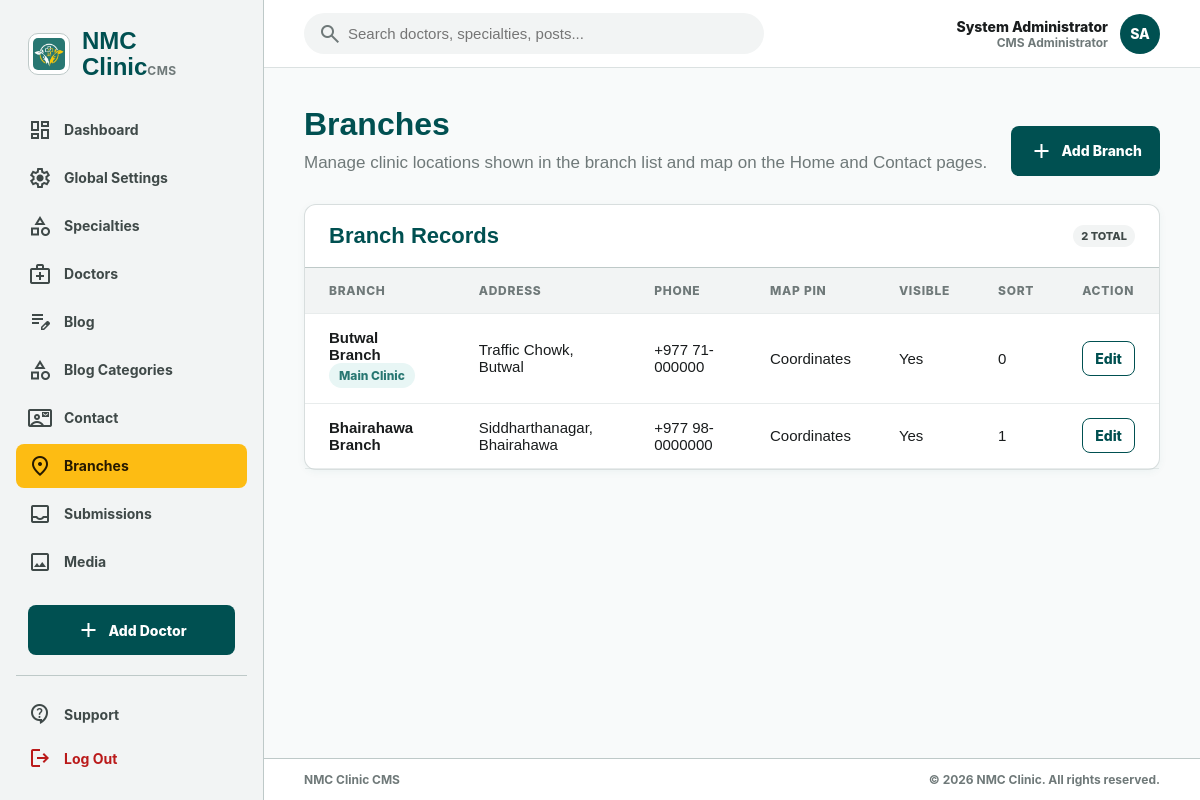
The page /cms/branches.php (signed in) on the database its author committed.
### tables this page shows
CREATE TABLE cms_admin_users (
  id BIGINT UNSIGNED AUTO_INCREMENT PRIMARY KEY,
  full_name VARCHAR(150) NOT NULL,
  email VARCHAR(191) NOT NULL,
  password_hash VARCHAR(255) NOT NULL,
  status ENUM('active', 'disabled') NOT NULL DEFAULT 'active',
  last_login_at DATETIME NULL,
  created_at DATETIME NOT NULL DEFAULT CURRENT_TIMESTAMP,
  updated_at DATETIME NOT NULL DEFAULT CURRENT_TIMESTAMP ON UPDATE CURRENT_TIMESTAMP,
  UNIQUE KEY uq_cms_admin_users_email (email),
  KEY idx_cms_admin_users_status (status)
);

CREATE TABLE clinic_branches (
  id BIGINT UNSIGNED AUTO_INCREMENT PRIMARY KEY,
  slug VARCHAR(191) NOT NULL,
  name VARCHAR(150) NOT NULL,
  tag_label VARCHAR(60) NULL,
  address_line VARCHAR(255) NOT NULL,
  city VARCHAR(100) NOT NULL,
  district VARCHAR(100) NULL,
  country VARCHAR(100) NOT NULL DEFAULT 'Nepal',
  phone VARCHAR(30) NULL,
  email VARCHAR(191) NULL,
  hours_note VARCHAR(255) NULL,
  latitude DECIMAL(10,7) NULL,
  longitude DECIMAL(10,7) NULL,
  map_zoom TINYINT UNSIGNED NOT NULL DEFAULT 15,
  is_primary TINYINT(1) NOT NULL DEFAULT 0,
  is_visible TINYINT(1) NOT NULL DEFAULT 1,
  sort_order INT UNSIGNED NOT NULL DEFAULT 0,
  created_at DATETIME NOT NULL DEFAULT CURRENT_TIMESTAMP,
  updated_at DATETIME NOT NULL DEFAULT CURRENT_TIMESTAMP ON UPDATE CURRENT_TIMESTAMP,
  deleted_at DATETIME NULL,
  UNIQUE KEY uq_clinic_branches_slug (slug),
  KEY idx_clinic_branches_public_order (is_visible, sort_order)
);

### cms/includes/auth.php (called while the page is built, shortened)
<?php
require_once __DIR__ . '/../config/database.php';
function start_cms_session(): void
{
    $scriptDir = str_replace('\\', '/', dirname((string) ($_SERVER['SCRIPT_NAME'] ?? '')));
    if (preg_match('#^(.*?/cms)(?:/|$)#i', $scriptDir, $matches)) {
        $cmsPath = $matches[1];
    } else {
        $cmsPath = ($scriptDir === '/' || $scriptDir === '.' || $scriptDir === '') ? '/' : rtrim($scriptDir, '/');
    }
    $isHttps = (!empty($_SERVER['HTTPS']) && $_SERVER['HTTPS'] !== 'off')
        || (isset($_SERVER['HTTP_X_FORWARDED_PROTO']) && strtolower((string) $_SERVER['HTTP_X_FORWARDED_PROTO']) === 'https');
}
function e(string $value): string
{
    return htmlspecialchars($value, ENT_QUOTES | ENT_SUBSTITUTE, 'UTF-8');
}
function current_admin(): ?array
{
    $stmt = db()->prepare("SELECT id, full_name, email, status FROM cms_admin_users WHERE id = :id AND status = 'active' LIMIT 1");
    $stmt->execute([':id' => (int) $_SESSION['admin_id']]);
    $admin = $stmt->fetch();
    return $admin ?: null;
}
function require_admin(): array
{
    $admin = current_admin();
    return $admin;
}

### cms/config/database.php (called while the page is built, shortened)
<?php
function db(): PDO
{
    static $pdo = null;
    if ($pdo instanceof PDO) {
        return $pdo;
    }
    $getVal = static function (string $key, string $default): string {
        $val = getenv($key);
        if ($val !== false && $val !== '') {
            return (string) $val;
        }
        if (isset($_ENV[$key]) && $_ENV[$key] !== '') {
            return (string) $_ENV[$key];
        }
        if (isset($_SERVER[$key]) && $_SERVER[$key] !== '') {
            return (string) $_SERVER[$key];
        }
        return $default;
    };
    $host = $getVal('NMC_DB_HOST', 'localhost');
    $name = $getVal('NMC_DB_NAME', 'clinic');
    $user = $getVal('NMC_DB_USER', 'root');
    $pass = $getVal('NMC_DB_PASS', '');
    $dsn = "mysql:host={$host};dbname={$name};charset=utf8mb4";
    $pdo = new PDO($dsn, $user, $pass, [
        PDO::ATTR_ERRMODE => PDO::ERRMODE_EXCEPTION,
        PDO::ATTR_DEFAULT_FETCH_MODE => PDO::FETCH_ASSOC,
        PDO::ATTR_EMULATE_PREPARES => false,
    ]);
    return $pdo;
}

### cms/includes/branch_form.php (called while the page is built, shortened)
<?php
function branch_list(): array
{
    $stmt = db()->query(
        'SELECT * FROM clinic_branches
         WHERE deleted_at IS NULL
         ORDER BY is_primary DESC, sort_order ASC, name ASC'
    );
    return $stmt->fetchAll();
}
    ?>

### cms/branches.php (the view, shortened to what this page needs)
<?php
require_once __DIR__ . '/includes/auth.php';
require_once __DIR__ . '/includes/layout.php';
require_once __DIR__ . '/includes/branch_form.php';
$admin = require_admin();
try {
    $branches = branch_list();
} catch (Throwable $exception) {
    $branches = [];
    $toast = ['type' => 'error', 'message' => 'Branches are not available. Run migrations/2026-10-11-clinic-branches.sql on the database first.'];
}
cms_header('Branches', $admin, 'branches');
?>
<section class="content">
  <div class="page-head">
    <div>
      <h1>Branches</h1>
      <p>Manage clinic locations shown in the branch list and map on the Home and Contact pages.</p>
    </div>
    <a class="primary-btn" style="width:auto;padding-left:18px;padding-right:18px" href="branch-create.php">
      <span class="material-symbols-outlined">add</span>Add Branch
    </a>
  </div>
  <section class="card">
    <div class="panel-head">
      <h2>Branch Records</h2>
      <span class="tag"><?= count($branches) ?> total</span>
    </div>
    <?php if ($branches === []): ?>
      <div class="empty">No branches yet. Add the first branch, or run the migration to load the existing Butwal and Bhairahawa branches.</div>
    <?php else: ?>
      <div class="table-wrap">
        <table>
          <thead>
            <tr>
              <th>Branch</th>
              <th>Address</th>
              <th>Phone</th>
              <th>Map pin</th>
              <th>Visible</th>
              <th>Sort</th>
              <th>Action</th>
            </tr>
          </thead>
          <tbody>
            <?php foreach ($branches as $branch): ?>
              <tr>
                <td>
                  <strong><?= e((string) $branch['name']) ?></strong>
                  <?php if ((int) $branch['is_primary'] === 1): ?>
                    <span class="status published">Main clinic</span>
                  <?php endif; ?>
                </td>
                <td><?= e(cms_excerpt((string) $branch['address_line'] . ', ' . (string) $branch['city'], 60)) ?></td>
                <td><?= e((string) ($branch['phone'] ?? '')) ?></td>
                <td><?= $branch['latitude'] !== null ? 'Coordinates' : 'By address' ?></td>
                <td><?= (int) $branch['is_visible'] === 1 ? 'Yes' : 'No' ?></td>
                <td><?= e((string) $branch['sort_order']) ?></td>
                <td>
                  <a class="secondary-btn" style="padding:8px 12px" href="branch-edit.php?id=<?= e((string) $branch['id']) ?>">Edit</a>
                </td>
              </tr>
            <?php endforeach; ?>
          </tbody>
        </table>
      </div>
    <?php endif; ?>
  </section>
</section>
<?php cms_footer(); ?>

### cms/includes/layout.php (shortened to what this page needs)
<?php
function cms_header(string $title, array $admin, string $active = 'dashboard'): void
{
    $nav = [
        'dashboard' => ['Dashboard', 'dashboard.php', 'dashboard'],
        'settings' => ['Global Settings', 'settings.php', 'settings'],
        'specialties' => ['Specialties', 'specialties.php', 'category'],
        'doctors' => ['Doctors', 'doctors.php', 'medical_services'],
        'blog' => ['Blog', 'blog.php', 'edit_note'],
        'blog_categories' => ['Blog Categories', 'blog-categories.php', 'category'],
        'contact' => ['Contact', 'contact.php', 'contact_mail'],
        'branches' => ['Branches', 'branches.php', 'location_on'],
        'submissions' => ['Submissions', 'submissions.php', 'inbox'],
        'media' => ['Media', 'media.php', 'image'],
        'seo' => ['SEO Metadata', 'seo.php', 'travel_explore'],
        'sitemap' => ['Sitemap', 'sitemap.php', 'account_tree'],
    ];
    ?>
<!DOCTYPE html>
<html lang="en">
<head>
</head>
<body>
<div class="cms-shell">
  <aside class="sidebar">
    <a class="brand" href="dashboard.php" aria-label="NMC Clinic CMS dashboard">
      <img src="../uploads/logo.jpeg" alt="NMC Clinic logo">
      <span><span class="brand-title">NMC Clinic</span><span class="brand-sub">CMS</span></span>
    </a>
    <nav class="nav" aria-label="CMS navigation">
      <?php foreach ($nav as $key => $item): ?>
        <a class="<?= $active === $key ? 'active' : '' ?>" href="<?= e($item[1]) ?>">
          <span class="material-symbols-outlined"><?= e($item[2]) ?></span>
          <span><?= e($item[0]) ?></span>
        </a>
      <?php endforeach; ?>
    </nav>
    <div class="side-action">
      <a class="primary-btn" href="doctors.php"><span class="material-symbols-outlined">add</span>Add Doctor</a>
    </div>
    <div class="side-footer">
      <a href="settings.php"><span class="material-symbols-outlined">contact_support</span>Support</a>
      <a class="logout" href="logout.php"><span class="material-symbols-outlined">logout</span>Log Out</a>
    </div>
  </aside>
  <main class="main">
    <header class="topbar">
      <div class="search">
        <span class="material-symbols-outlined">search</span>
        <input type="search" placeholder="Search doctors, specialties, posts..." aria-label="Search CMS">
      </div>
      <div class="admin">
        <div>
          <div class="admin-name"><?= e((string) $admin['full_name']) ?></div>
          <div class="admin-role">CMS Administrator</div>
        </div>
        <div class="avatar" aria-hidden="true"><?= e(cms_initials((string) $admin['full_name'])) ?></div>
      </div>
    </header>
    <?php
}
function cms_footer(): void
{
    ?>
    <footer class="footer">
      <span>NMC Clinic CMS</span>
      <span>© <?= date('Y') ?> NMC Clinic. All rights reserved.</span>
    </footer>
  </main>
</div>
</body>
</html>
    <?php
}
function cms_initials(string $name): string
{
    $parts = preg_split('/\s+/', trim($name)) ?: [];
    $initials = '';
    foreach ($parts as $part) {
        if ($part !== '') {
            $initials .= strtoupper(substr($part, 0, 1));
        }
        if (strlen($initials) >= 2) {
            break;
        }
    }
    return $initials !== '' ? $initials : 'A';
}
function cms_excerpt(string $value, int $limit = 82): string
{
    $value = trim(preg_replace('/\s+/', ' ', $value) ?? '');
    if (strlen($value) <= $limit) {
        return $value;
    }
    return rtrim(substr($value, 0, $limit - 3)) . '...';
}

### rows shown on the page
cms_admin_users: full_name "System Administrator", full_name "SA"
clinic_branches: name "Butwal Branch", is_primary "Main Clinic", address_line+city "Traffic Chowk, Butwal", phone "+977 71-000000", latitude "Coordinates", is_visible "Yes", sort_order "0"
clinic_branches: name "Bhairahawa Branch", address_line+city "Siddharthanagar, Bhairahawa", phone "+977 98-0000000", latitude "Coordinates", is_visible "Yes", sort_order "1"

### other values the page prints
$item[0] "Dashboard"
$item[0] "Global Settings"
$item[0] "Specialties"
$item[0] "Doctors"
$item[0] "Blog"
$item[0] "Blog Categories"
$item[0] "Contact"
$item[0] "Branches"
$item[0] "Submissions"
$item[0] "Media"
count($branches) "2"
